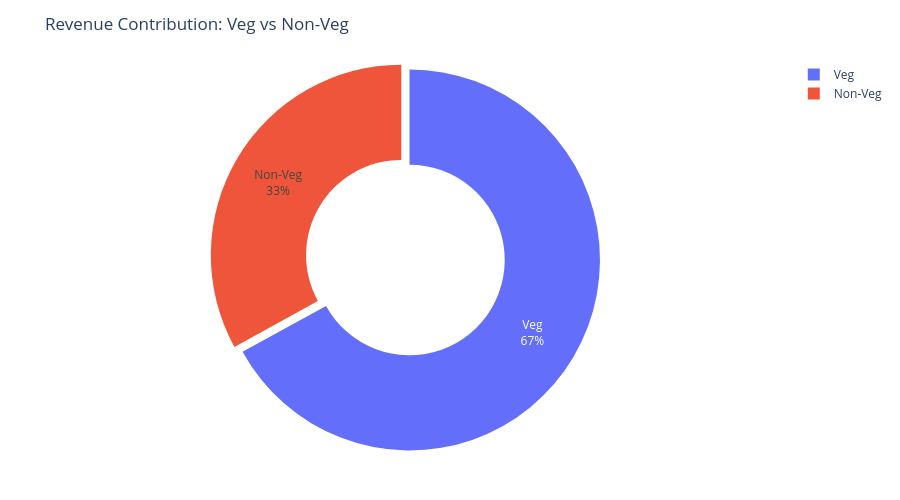

Source (notebook cell):
### Code cell
fig = px.pie(
    food_revenue,
    values="Price (INR)",
    names="Food Category",
    hole=0.5,
    title="Revenue Contribution: Veg vs Non-Veg"
)
fig.update_traces(
    textinfo="percent+label",
    pull=[0.05, 0]
)
fig.update_layout(
    height=500,
    margin=dict(t=60, b=40, l=40, r=40)
)
fig.show()

### Figure 1 — Plotly figure (JSON) as saved in the notebook; plotly's stock layout.template omitted (floating-point values rounded to 4 significant figures)
{"data": [{"domain": {"x": [0, 1], "y": [0, 1]}, "hole": 0.5, "hovertemplate": "Food Category=%{label}<br>Price (INR)=%{value}<extra></extra>", "labels": ["Non-Veg", "Veg"], "legendgroup": "", "name": "", "pull": [0.05, 0], "showlegend": true, "textinfo": "percent+label", "type": "pie", "values": [17490000.0, 35520000.0]}], "layout": {"height": 500, "legend": {"tracegroupgap": 0}, "margin": {"b": 40, "l": 40, "r": 40, "t": 60}, "title": {"text": "Revenue Contribution: Veg vs Non-Veg"}}}
